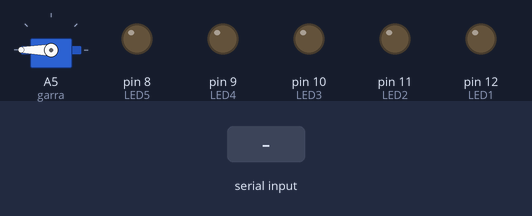
The sketch below on a simulated Arduino Uno, built with avr-gcc and run on an emulated ATmega328P. Shown: servo, output pins drawn as LEDs (lit = HIGH). Dashed ring = blinking. The inputs (shaded band) are chosen by the test bench.

Above: at 1.2 s.
1.3 s: "B1\n" received over Serial
At 1.42 s:
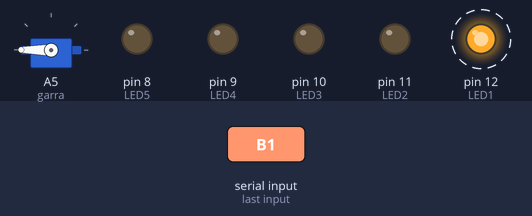
Timing chart, 0 to 10.3 s (numbered marks = the images above; inputs shaded):
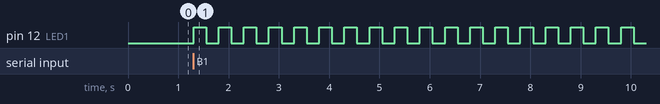

Measured:
- after the input at 1.3 s, pin 12 (LED1): alternates HIGH for 0.25 s and LOW for 0.25 s, starting at once

The sketch:

BotStock.ino
```cpp
#include <Servo.h>

Servo garra;

const int LED1 = 12;
const int LED2 = 11;
const int LED3 = 10;
const int LED4 = 9;
const int LED5 = 8;

int posAtual = 180;

void setup() {
  Serial.begin(9600);

  garra.attach(A5);
  garra.write(posAtual);

  pinMode(LED1, OUTPUT);
  pinMode(LED2, OUTPUT);
  pinMode(LED3, OUTPUT);
  pinMode(LED4, OUTPUT);
  pinMode(LED5, OUTPUT);
}

void piscarLed(int pino) {
  for (int i = 0; i < 20; i++) {
    digitalWrite(pino, HIGH);
    delay(250);
    digitalWrite(pino, LOW);
    delay(250);
  }
}

void loop() {

  if (Serial.available()) {

    String cmd = Serial.readStringUntil('\n');
    cmd.trim();

    if (cmd == "OPEN") {
      garra.write(180);
      posAtual = 180;
    }

    else if (cmd == "CLOSE") {
      garra.write(150);
      posAtual = 150;
    }

    else if (cmd == "B1") {
      piscarLed(LED1);
    }

    else if (cmd == "B2") {
      piscarLed(LED2);
    }

    else if (cmd == "B3") {
      piscarLed(LED3);
    }

    else if (cmd == "B4") {
      piscarLed(LED4);
    }

    else if (cmd == "B5") {
      piscarLed(LED5);
    }
  }
}
```
